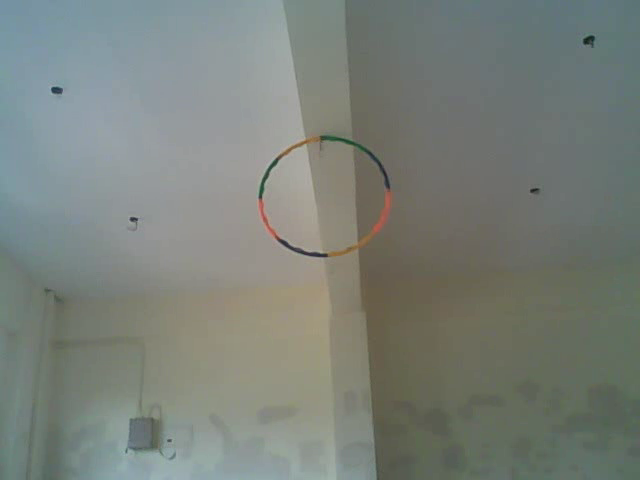
#> input picture frame 27 of Robocon2018/ring detection IP/output2.avi, 640 x 480 px, given in place of output_height_side2.avi, which was not available
$ python ringDetection.py
#> lines starting #> are read from the running program, lines starting #| are printed output that depends on the picture; after the words box and inside, x2 and y2 are one past the last pixel; in counts of white or black regions, pixels touching at a corner belong together; pictures that were not available may be replaced by others from this repository, and a replacement may not be noted
#> further down, frame is the input picture: shape (480, 640, 3); mean B, G, R 121.6, 128.2, 121.7
import cv2
import numpy as np

def cannyEdges(frame):
    cv2.imshow('Original',frame)
    edges = cv2.Canny(frame,100,100)
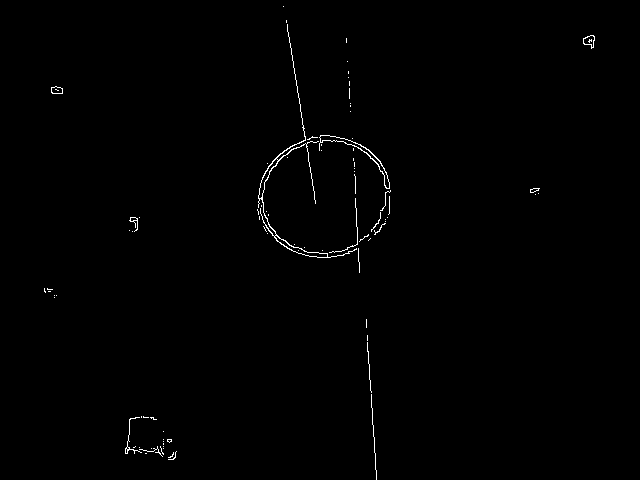
#> edges: shape (480, 640); 0.57% white in thin lines or dots, all inside (x1, y1, x2, y2) = (44, 6, 595, 480)
    cv2.imshow('Edges',edges)

def otherWay(src):
    gray = cv2.cvtColor(src, cv2.COLOR_BGR2GRAY)
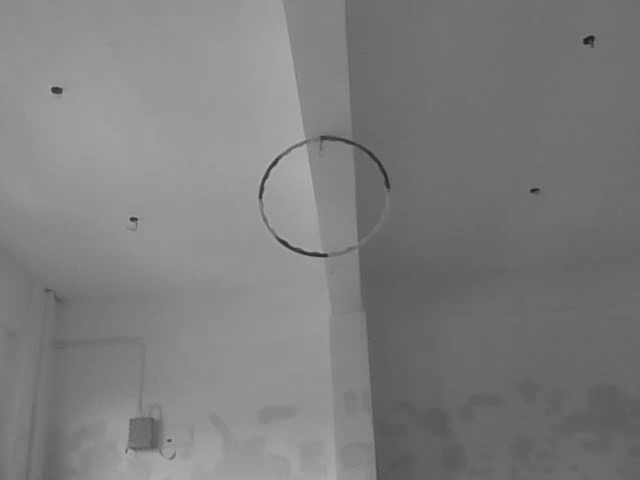
#> gray: shape (480, 640); min 26, max 175, mean 125.5


    gray = cv2.medianBlur(gray, 5)


    rows = gray.shape[0]
#> rows = 480
    circles = cv2.HoughCircles(gray, cv2.HOUGH_GRADIENT, 1, rows / 8,
                               param1=100, param2=30,
                               minRadius=1, maxRadius=30)
#> circles = None


    if circles is not None:
        circles = np.uint16(np.around(circles))
        for i in circles[0, :]:
            center = (i[0], i[1])
            # circle center
            cv2.circle(src, center, 1, (0, 100, 100), 3)
            # circle outline
            radius = i[2]
            cv2.circle(src, center, radius, (255, 0, 255), 3)


    #cv2.imshow("detected circles", src)


c=0
arrayOfVideos = ["output_final_succeful.avi", "output_final_unsucceful.avi", 'output3.avi', "output_height_side2.avi", "output_side.avi", 'output_side2.avi', "output_succeful.avi", 'output2.avi', "output3.avi"]
for i in range(len(arrayOfVideos)):
    cap = cv2.VideoCapture(arrayOfVideos[i+3])

    while(cap.isOpened()):
        ret, frame = cap.read()
        c = c+1
        print(c)
        cannyEdges(frame)
        otherWay(frame)
        if cv2.waitKey(1) & 0xFF == ord('q'):
#> (key q is pressed here)
#> (the run stopped early here; a loop or call above may not have finished)

$ run again, starting later in the video
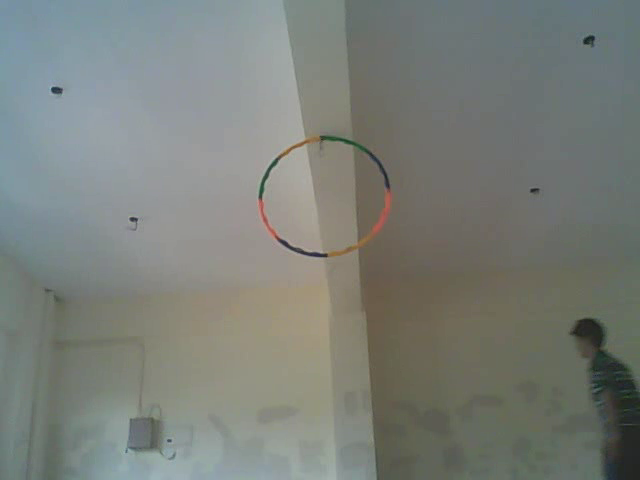
#> input picture frame 124 of Robocon2018/ring detection IP/output2.avi, 640 x 480 px, given in place of output_height_side2.avi, which was not available
#> frame is the input picture: shape (480, 640, 3); mean B, G, R 121, 126.7, 122.1
#> in cannyEdges, `edges = cv2.Canny(frame,100,100)`:
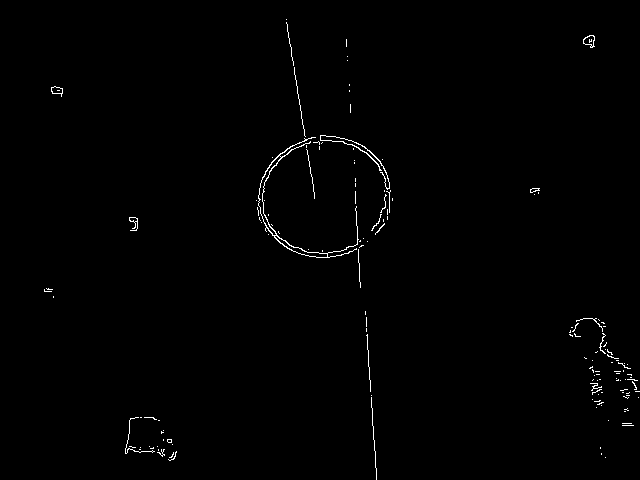
#> edges: shape (480, 640); 0.7% white in thin lines or dots, all inside (x1, y1, x2, y2) = (44, 19, 640, 480)
#> in otherWay, `gray = cv2.cvtColor(src, cv2.COLOR_BGR2GRAY)`:
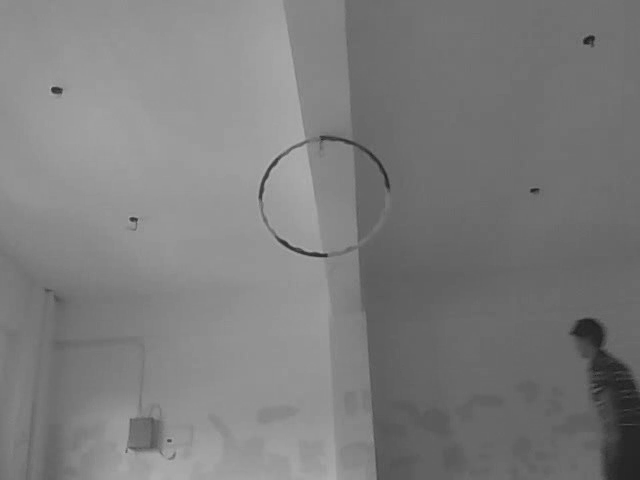
#> gray: shape (480, 640); min 26, max 180, mean 124.6
#> circles = None

$ run again, starting later in the video
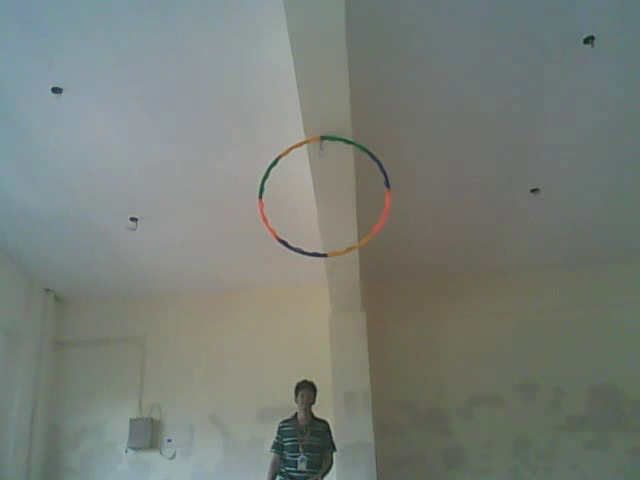
#> input picture frame 221 of Robocon2018/ring detection IP/output2.avi, 640 x 480 px, given in place of output_height_side2.avi, which was not available
#> frame is the input picture: shape (480, 640, 3); mean B, G, R 119.8, 126.4, 120.3
#> in cannyEdges, `edges = cv2.Canny(frame,100,100)`:
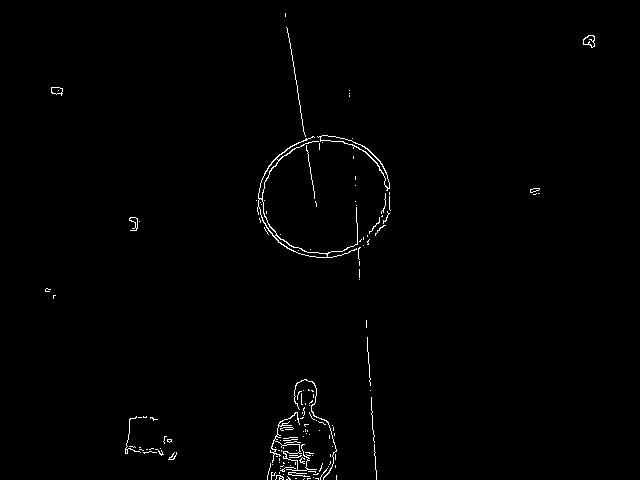
#> edges: shape (480, 640); 0.87% white in thin lines or dots, all inside (x1, y1, x2, y2) = (45, 13, 595, 480)
#> in otherWay, `gray = cv2.cvtColor(src, cv2.COLOR_BGR2GRAY)`:
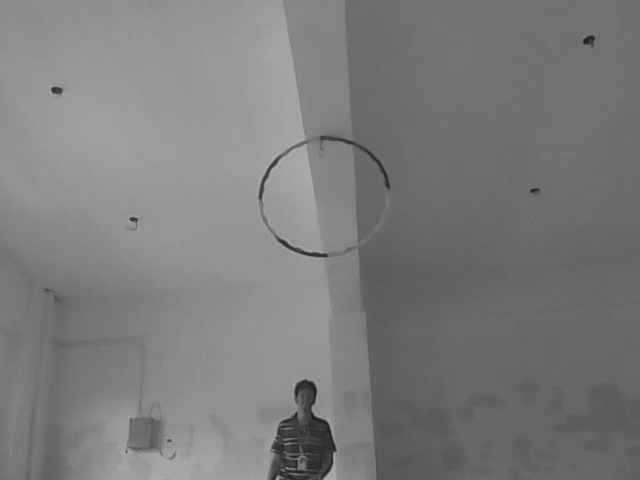
#> gray: shape (480, 640); min 22, max 178, mean 123.8
#> circles = None
